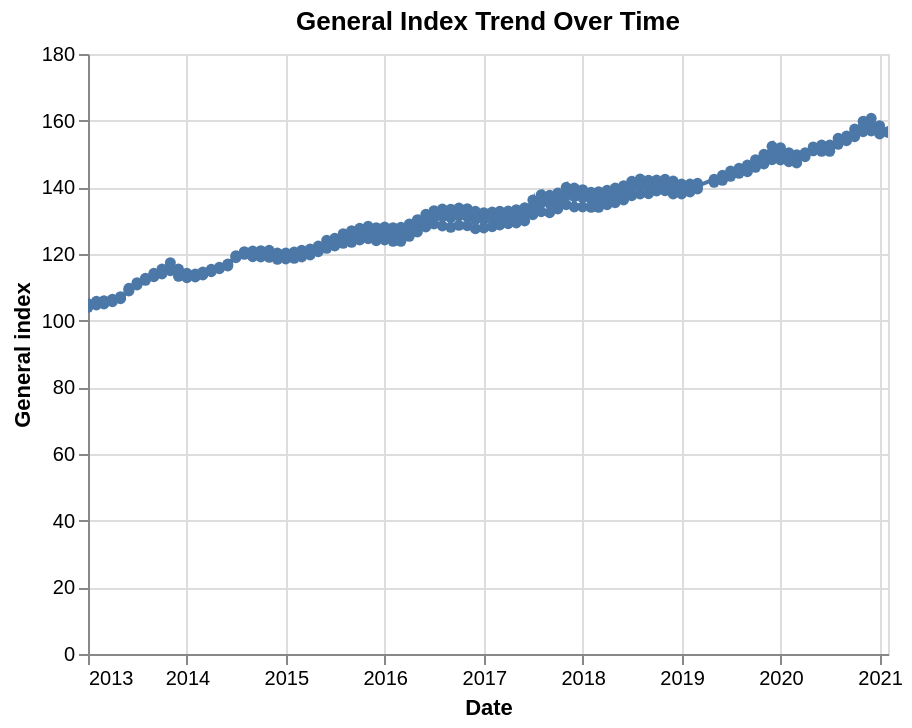

The notebook cell saved with this chart:
### Code cell
line_chart

### Figure 1 — Vega-Lite specification as saved in the notebook (floating-point values rounded to 4 significant figures; data arrays with more than 128 entries replaced by an {"elided": "..."} marker saying what was removed)
{"config": {"view": {"continuousWidth": 400, "continuousHeight": 300}}, "data": {"name": "data-7876d2ba8316680b09a5823d03814d5a"}, "mark": {"type": "line", "point": true}, "encoding": {"tooltip": [{"field": "Date", "type": "temporal"}, {"field": "General index", "type": "quantitative"}], "x": {"field": "Date", "type": "temporal"}, "y": {"field": "General index", "type": "quantitative"}}, "selection": {"selector011": {"type": "interval", "bind": "scales", "encodings": ["x", "y"]}}, "title": "General Index Trend Over Time", "$schema": "https://vega.github.io/schema/vega-lite/v4.17.0.json", "datasets": {"data-7876d2ba8316680b09a5823d03814d5a": {"elided": "291 records"}}}
